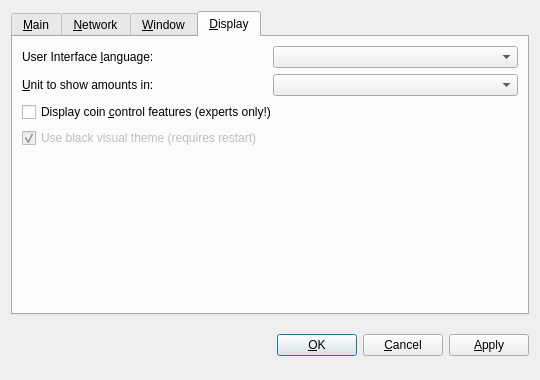
<?xml version="1.0" encoding="UTF-8"?>
<ui version="4.0">
 <class>OptionsDialog</class>
 <widget class="QDialog" name="OptionsDialog">
  <property name="geometry">
   <rect>
    <x>0</x>
    <y>0</y>
    <width>540</width>
    <height>380</height>
   </rect>
  </property>
  <property name="windowTitle">
   <string>Options</string>
  </property>
  <property name="modal">
   <bool>true</bool>
  </property>
  <layout class="QVBoxLayout" name="verticalLayout">
   <item>
    <widget class="QTabWidget" name="tabWidget">
     <property name="tabPosition">
      <enum>QTabWidget::North</enum>
     </property>
     <property name="currentIndex">
      <number>3</number>
     </property>
     <widget class="QWidget" name="tabMain">
      <attribute name="title">
       <string>&amp;Main</string>
      </attribute>
      <layout class="QVBoxLayout" name="verticalLayout_Main">
       <item>
        <widget class="QLabel" name="transactionFeeInfoLabel">
         <property name="text">
          <string>Optional transaction fee per kB that helps make sure your transactions are processed quickly. Most transactions are 1 kB. Fee 0.01 recommended.</string>
         </property>
         <property name="textFormat">
          <enum>Qt::PlainText</enum>
         </property>
         <property name="wordWrap">
          <bool>true</bool>
         </property>
        </widget>
       </item>
       <item>
        <layout class="QHBoxLayout" name="horizontalLayoutFee">
         <item>
          <widget class="QLabel" name="transactionFeeLabel">
           <property name="text">
            <string>Pay transaction &amp;fee</string>
           </property>
           <property name="textFormat">
            <enum>Qt::PlainText</enum>
           </property>
           <property name="buddy">
            <cstring>transactionFee</cstring>
           </property>
          </widget>
         </item>
         <item>
          <widget class="BitcoinAmountField" name="transactionFee"/>
         </item>
         <item>
          <spacer name="horizontalSpacerFee">
           <property name="orientation">
            <enum>Qt::Horizontal</enum>
           </property>
           <property name="sizeHint" stdset="0">
            <size>
             <width>40</width>
             <height>20</height>
            </size>
           </property>
          </spacer>
         </item>
        </layout>
       </item>
       <item>
        <widget class="QLabel" name="reserveBalanceInfoLabel">
         <property name="text">
          <string>Reserved amount does not participate in staking and is therefore spendable at any time.</string>
         </property>
         <property name="textFormat">
          <enum>Qt::PlainText</enum>
         </property>
         <property name="wordWrap">
          <bool>true</bool>
         </property>
        </widget>
       </item>
       <item>
        <layout class="QHBoxLayout" name="horizontalLayoutReserveBalance">
         <item>
          <widget class="QLabel" name="reserveBalanceLabel">
           <property name="text">
            <string>Reserve</string>
           </property>
           <property name="textFormat">
            <enum>Qt::PlainText</enum>
           </property>
           <property name="buddy">
            <cstring>reserveBalance</cstring>
           </property>
          </widget>
         </item>
         <item>
          <widget class="BitcoinAmountField" name="reserveBalance"/>
         </item>
         <item>
          <spacer name="horizontalSpacerReserveBalance">
           <property name="orientation">
            <enum>Qt::Horizontal</enum>
           </property>
           <property name="sizeHint" stdset="0">
            <size>
             <width>40</width>
             <height>20</height>
            </size>
           </property>
          </spacer>
         </item>
        </layout>
       </item>
       <item>
        <widget class="QCheckBox" name="bitcoinAtStartup">
         <property name="toolTip">
          <string>Automatically start radium after logging in to the system.</string>
         </property>
         <property name="text">
          <string>&amp;Start radium on system login</string>
         </property>
        </widget>
       </item>
       <item>
        <spacer name="verticalSpacer_Main">
         <property name="orientation">
          <enum>Qt::Vertical</enum>
         </property>
         <property name="sizeHint" stdset="0">
          <size>
           <width>20</width>
           <height>40</height>
          </size>
         </property>
        </spacer>
       </item>
      </layout>
     </widget>
     <widget class="QWidget" name="tabNetwork">
      <attribute name="title">
       <string>&amp;Network</string>
      </attribute>
      <layout class="QVBoxLayout" name="verticalLayout_Network">
       <item>
        <widget class="QCheckBox" name="mapPortUpnp">
         <property name="toolTip">
          <string>Automatically open the radium client port on the router. This only works when your router supports UPnP and it is enabled.</string>
         </property>
         <property name="text">
          <string>Map port using &amp;UPnP</string>
         </property>
        </widget>
       </item>
       <item>
        <widget class="QCheckBox" name="connectSocks">
         <property name="toolTip">
          <string>Connect to the radium network through a SOCKS5 proxy (e.g. when connecting through Tor).</string>
         </property>
         <property name="text">
          <string>&amp;Connect through SOCKS5 proxy:</string>
         </property>
        </widget>
       </item>
       <item>
        <layout class="QHBoxLayout" name="horizontalLayout_Network">
         <item>
          <widget class="QLabel" name="proxyIpLabel">
           <property name="text">
            <string>Proxy &amp;IP:</string>
           </property>
           <property name="textFormat">
            <enum>Qt::PlainText</enum>
           </property>
           <property name="buddy">
            <cstring>proxyIp</cstring>
           </property>
          </widget>
         </item>
         <item>
          <widget class="QValidatedLineEdit" name="proxyIp">
           <property name="maximumSize">
            <size>
             <width>140</width>
             <height>16777215</height>
            </size>
           </property>
           <property name="toolTip">
            <string>IP address of the proxy (e.g. 127.0.0.1)</string>
           </property>
          </widget>
         </item>
         <item>
          <widget class="QLabel" name="proxyPortLabel">
           <property name="text">
            <string>&amp;Port:</string>
           </property>
           <property name="textFormat">
            <enum>Qt::PlainText</enum>
           </property>
           <property name="buddy">
            <cstring>proxyPort</cstring>
           </property>
          </widget>
         </item>
         <item>
          <widget class="QLineEdit" name="proxyPort">
           <property name="maximumSize">
            <size>
             <width>55</width>
             <height>16777215</height>
            </size>
           </property>
           <property name="toolTip">
            <string>Port of the proxy (e.g. 9050)</string>
           </property>
          </widget>
         </item>
         <item>
          <spacer name="horizontalSpacer_Network">
           <property name="orientation">
            <enum>Qt::Horizontal</enum>
           </property>
           <property name="sizeHint" stdset="0">
            <size>
             <width>40</width>
             <height>20</height>
            </size>
           </property>
          </spacer>
         </item>
        </layout>
       </item>
       <item>
        <spacer name="verticalSpacer_Network">
         <property name="orientation">
          <enum>Qt::Vertical</enum>
         </property>
         <property name="sizeHint" stdset="0">
          <size>
           <width>20</width>
           <height>40</height>
          </size>
         </property>
        </spacer>
       </item>
      </layout>
     </widget>
     <widget class="QWidget" name="tabWindow">
      <attribute name="title">
       <string>&amp;Window</string>
      </attribute>
      <layout class="QVBoxLayout" name="verticalLayout_Window">
       <item>
        <widget class="QCheckBox" name="minimizeToTray">
         <property name="toolTip">
          <string>Show only a tray icon after minimizing the window.</string>
         </property>
         <property name="text">
          <string>&amp;Minimize to the tray instead of the taskbar</string>
         </property>
        </widget>
       </item>
       <item>
        <widget class="QCheckBox" name="minimizeOnClose">
         <property name="toolTip">
          <string>Minimize instead of exit the application when the window is closed. When this option is enabled, the application will be closed only after selecting Quit in the menu.</string>
         </property>
         <property name="text">
          <string>M&amp;inimize on close</string>
         </property>
        </widget>
       </item>
       <item>
        <spacer name="verticalSpacer_Window">
         <property name="orientation">
          <enum>Qt::Vertical</enum>
         </property>
         <property name="sizeHint" stdset="0">
          <size>
           <width>20</width>
           <height>40</height>
          </size>
         </property>
        </spacer>
       </item>
      </layout>
     </widget>
     <widget class="QWidget" name="tabDisplay">
      <attribute name="title">
       <string>&amp;Display</string>
      </attribute>
      <layout class="QVBoxLayout" name="verticalLayout_Display">
       <item>
        <layout class="QHBoxLayout" name="horizontalLayout_1_Display">
         <item>
          <widget class="QLabel" name="langLabel">
           <property name="text">
            <string>User Interface &amp;language:</string>
           </property>
           <property name="textFormat">
            <enum>Qt::PlainText</enum>
           </property>
           <property name="buddy">
            <cstring>lang</cstring>
           </property>
          </widget>
         </item>
         <item>
          <widget class="QValueComboBox" name="lang">
           <property name="toolTip">
            <string>The user interface language can be set here. This setting will take effect after restarting radium.</string>
           </property>
          </widget>
         </item>
        </layout>
       </item>
       <item>
        <layout class="QHBoxLayout" name="horizontalLayout_2_Display">
         <item>
          <widget class="QLabel" name="unitLabel">
           <property name="text">
            <string>&amp;Unit to show amounts in:</string>
           </property>
           <property name="textFormat">
            <enum>Qt::PlainText</enum>
           </property>
           <property name="buddy">
            <cstring>unit</cstring>
           </property>
          </widget>
         </item>
         <item>
          <widget class="QValueComboBox" name="unit">
           <property name="toolTip">
            <string>Choose the default subdivision unit to show in the interface and when sending coins.</string>
           </property>
          </widget>
         </item>
        </layout>
       </item>
       <item>
        <widget class="QCheckBox" name="coinControlFeatures">
         <property name="toolTip">
          <string>Whether to show coin control features or not.</string>
         </property>
         <property name="text">
          <string>Display coin &amp;control features (experts only!)</string>
         </property>
        </widget>
       </item>
       <item>
        <widget class="QCheckBox" name="useBlackTheme">
         <property name="enabled">
          <bool>false</bool>
         </property>
         <property name="text">
          <string>Use black visual theme (requires restart)</string>
         </property>
         <property name="checked">
          <bool>true</bool>
         </property>
        </widget>
       </item>
       <item>
        <spacer name="verticalSpacer_Display">
         <property name="orientation">
          <enum>Qt::Vertical</enum>
         </property>
         <property name="sizeHint" stdset="0">
          <size>
           <width>20</width>
           <height>40</height>
          </size>
         </property>
        </spacer>
       </item>
      </layout>
     </widget>
    </widget>
   </item>
   <item>
    <layout class="QHBoxLayout" name="horizontalLayout_Buttons">
     <item>
      <spacer name="horizontalSpacer_1">
       <property name="orientation">
        <enum>Qt::Horizontal</enum>
       </property>
       <property name="sizeHint" stdset="0">
        <size>
         <width>40</width>
         <height>48</height>
        </size>
       </property>
      </spacer>
     </item>
     <item>
      <widget class="QLabel" name="statusLabel">
       <property name="font">
        <font>
         <weight>75</weight>
         <bold>true</bold>
        </font>
       </property>
       <property name="text">
        <string/>
       </property>
       <property name="textFormat">
        <enum>Qt::PlainText</enum>
       </property>
       <property name="wordWrap">
        <bool>true</bool>
       </property>
      </widget>
     </item>
     <item>
      <spacer name="horizontalSpacer_2">
       <property name="orientation">
        <enum>Qt::Horizontal</enum>
       </property>
       <property name="sizeHint" stdset="0">
        <size>
         <width>40</width>
         <height>48</height>
        </size>
       </property>
      </spacer>
     </item>
     <item>
      <widget class="QPushButton" name="okButton">
       <property name="text">
        <string>&amp;OK</string>
       </property>
      </widget>
     </item>
     <item>
      <widget class="QPushButton" name="cancelButton">
       <property name="text">
        <string>&amp;Cancel</string>
       </property>
       <property name="autoDefault">
        <bool>false</bool>
       </property>
      </widget>
     </item>
     <item>
      <widget class="QPushButton" name="applyButton">
       <property name="text">
        <string>&amp;Apply</string>
       </property>
       <property name="autoDefault">
        <bool>false</bool>
       </property>
      </widget>
     </item>
    </layout>
   </item>
  </layout>
 </widget>
 <customwidgets>
  <customwidget>
   <class>BitcoinAmountField</class>
   <extends>QSpinBox</extends>
   <header>bitcoinamountfield.h</header>
  </customwidget>
  <customwidget>
   <class>QValueComboBox</class>
   <extends>QComboBox</extends>
   <header>qvaluecombobox.h</header>
  </customwidget>
  <customwidget>
   <class>QValidatedLineEdit</class>
   <extends>QLineEdit</extends>
   <header>qvalidatedlineedit.h</header>
  </customwidget>
 </customwidgets>
 <resources/>
 <connections/>
</ui>
